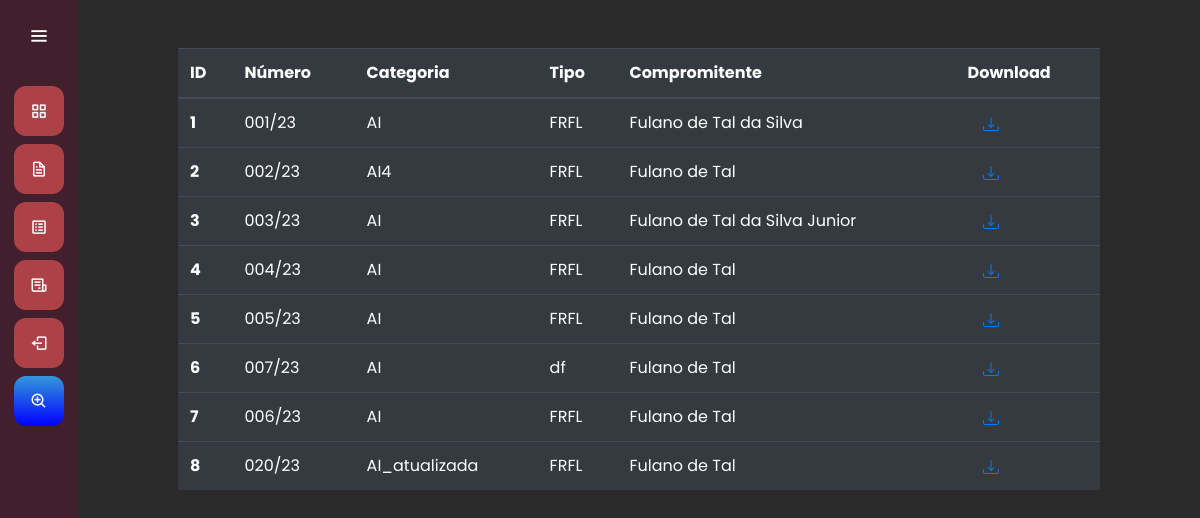
The app's page /autorizacao/listar_autorizacao/ (signed in) with its own data.
### autorizacao/models.py (models this page shows, shortened)
class Autorizacao(models.Model):
    categoria = models.CharField(max_length=50)
    tipo = models.CharField(max_length=50)
    numero = models.CharField(max_length=50)
    emissao = models.DateField()
    validade = models.IntegerField()
    proc_ADM = models.CharField(max_length=50)
    tcaNum = models.CharField(max_length=50)
    compromitente = models.CharField(max_length=100)
    cpfcnpj = models.CharField(max_length=50)
    insc_CAD = models.CharField(max_length=50)
    endereco = models.CharField(max_length=50)
    quadra = models.CharField(max_length=50)
    lote = models.CharField(max_length=50)
    bairro = models.CharField(max_length=50)
    area_lote = models.IntegerField()
    sup_aut = models.IntegerField()
    matricula = models.CharField(max_length=50)
    anuencia_CETESB = models.CharField(max_length=50)
    anuencia_CONDEMA = models.CharField(max_length=50)
    compensacao_averbacao = models.IntegerField()
    observacao = models.CharField(max_length=100)
    objetivo = models.CharField(max_length=100)
    local = models.CharField(max_length=50)
    nativos = models.IntegerField()
    exoticos = models.IntegerField()
    euterpe = models.IntegerField()
    transplante = models.CharField(max_length=50)
    vegetacao = models.CharField(max_length=50)
    estagio = models.CharField(max_length=50)
    area_aut = models.IntegerField()
    recup_PRAD = models.IntegerField()
    app1 = models.CharField(max_length=50)
    app2 = models.CharField(max_length=50)
    reserva = models.CharField(max_length=50)
    restricao = models.CharField(max_length=100)
    area_rest = models.IntegerField(default=0)

### autorizacao/views.py (the view)
# urls.py: path('listar_autorizacao/', views.listar_autorizacao, name="listar_autorizacao"),
@login_required(login_url="/auth/login/")
def listar_autorizacao(request):
    if request.method == "GET":
        autorizacoes = Autorizacao.objects.all()
        return render(request, 'listar_autorizacao.html', {'autorizacoes': autorizacoes})

### autorizacao/templates/listar_autorizacao.html (shortened to what this page needs)
{% extends 'base.html' %}
{% load static %}
{% block 'head'  %}
    <link rel="stylesheet" href="{% static 'autorizacao/css/autorizacao.css' %}">
    <link rel="stylesheet" href="{% static 'relatorios/css/listar_relatorio.css' %}">
{% endblock  %}
{% block 'dashboard'  %}
    <br>
    <br>
    <div class="container-fluid distanciamento">
        <table class="table table-dark">
            <thead>
                <tr>
                    <th scope="col">ID</th>
                    <th scope="col">Número</th>
                    <th scope="col">Categoria</th>
                    <th scope="col">Tipo</th>
                    <th scope="col">Compromitente</th>
                    <th scope="col">Download</th>
                </tr>
            </thead>
            <tbody>
                {% for autorizacao in autorizacoes %}
                    <tr>
                        <th scope="row">{{autorizacao.id}}</th>
                        <td>{{autorizacao.numero}}</td>
                        <td>{{autorizacao.categoria}}</td>
                        <td>{{autorizacao.tipo}}</td>
                        <td>{{autorizacao.compromitente}}</td>
                        <td>
                            <a class="col-md" href="{% url 'baixar' autorizacao.id %}">
                            </a>
                        </td>
                    </tr>
                {% endfor %}
            </tbody>
        </table>
    </div>
{% endblock  %}

### templates/static/general/css/base.css (style rules this page uses)
* { margin: 0; padding: 0; box-sizing: border-box; font-family: "Poppins" , sans-serif; }

### templates/static/general/css/general.css (style rules this page uses)
:root { --main-color: #ac4147; --dark-color: #411f2d; --light-color: #ffc27f; --contrast-color: #f88863; --differential-color: #ffe29a; }

### templates/static/relatorios/css/listar_relatorio.css (style rules this page uses)
.distanciamento { padding-left: 100px; padding-right: 100px; }

### records on screen
Autorizacao: id "1", numero "001/23", categoria "AI", tipo "FRFL", compromitente "Fulano de Tal da Silva"
Autorizacao: id "2", numero "002/23", categoria "AI4", tipo "FRFL", compromitente "Fulano de Tal"
Autorizacao: id "3", numero "003/23", categoria "AI", tipo "FRFL", compromitente "Fulano de Tal da Silva Junior"
Autorizacao: id "4", numero "004/23", categoria "AI", tipo "FRFL", compromitente "Fulano de Tal"
Autorizacao: id "5", numero "005/23", categoria "AI", tipo "FRFL", compromitente "Fulano de Tal"
Autorizacao: id "6", numero "007/23", categoria "AI", tipo "df", compromitente "Fulano de Tal"
Autorizacao: id "7", numero "006/23", categoria "AI", tipo "FRFL", compromitente "Fulano de Tal"
Autorizacao: id "8", numero "020/23", categoria "AI_atualizada", tipo "FRFL", compromitente "Fulano de Tal"
